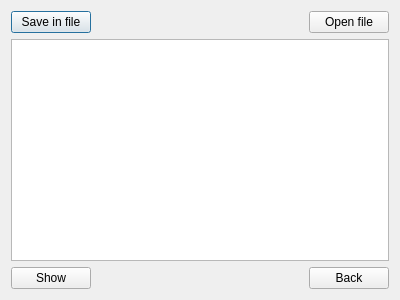
<?xml version="1.0" encoding="UTF-8"?>
<ui version="4.0">
 <class>showme</class>
 <widget class="QDialog" name="showme">
  <property name="geometry">
   <rect>
    <x>0</x>
    <y>0</y>
    <width>400</width>
    <height>300</height>
   </rect>
  </property>
  <property name="windowTitle">
   <string>Dialog</string>
  </property>
  <layout class="QHBoxLayout" name="horizontalLayout_3">
   <item>
    <layout class="QVBoxLayout" name="verticalLayout_2">
     <item>
      <layout class="QHBoxLayout" name="horizontalLayout">
       <item>
        <widget class="QPushButton" name="pushButton_3">
         <property name="text">
          <string>Save in file</string>
         </property>
        </widget>
       </item>
       <item>
        <spacer name="horizontalSpacer">
         <property name="orientation">
          <enum>Qt::Horizontal</enum>
         </property>
         <property name="sizeHint" stdset="0">
          <size>
           <width>100</width>
           <height>20</height>
          </size>
         </property>
        </spacer>
       </item>
       <item>
        <widget class="QPushButton" name="pushButton">
         <property name="text">
          <string>Open file</string>
         </property>
        </widget>
       </item>
      </layout>
     </item>
     <item>
      <layout class="QVBoxLayout" name="verticalLayout">
       <item>
        <widget class="QTextBrowser" name="textBrowser"/>
       </item>
       <item>
        <layout class="QHBoxLayout" name="horizontalLayout_2">
         <item>
          <widget class="QPushButton" name="pushButton_4">
           <property name="text">
            <string>Show</string>
           </property>
          </widget>
         </item>
         <item>
          <spacer name="horizontalSpacer_2">
           <property name="orientation">
            <enum>Qt::Horizontal</enum>
           </property>
           <property name="sizeHint" stdset="0">
            <size>
             <width>40</width>
             <height>20</height>
            </size>
           </property>
          </spacer>
         </item>
         <item>
          <widget class="QPushButton" name="pushButton_2">
           <property name="text">
            <string>Back</string>
           </property>
          </widget>
         </item>
        </layout>
       </item>
      </layout>
     </item>
    </layout>
   </item>
  </layout>
 </widget>
 <resources/>
 <connections/>
</ui>
